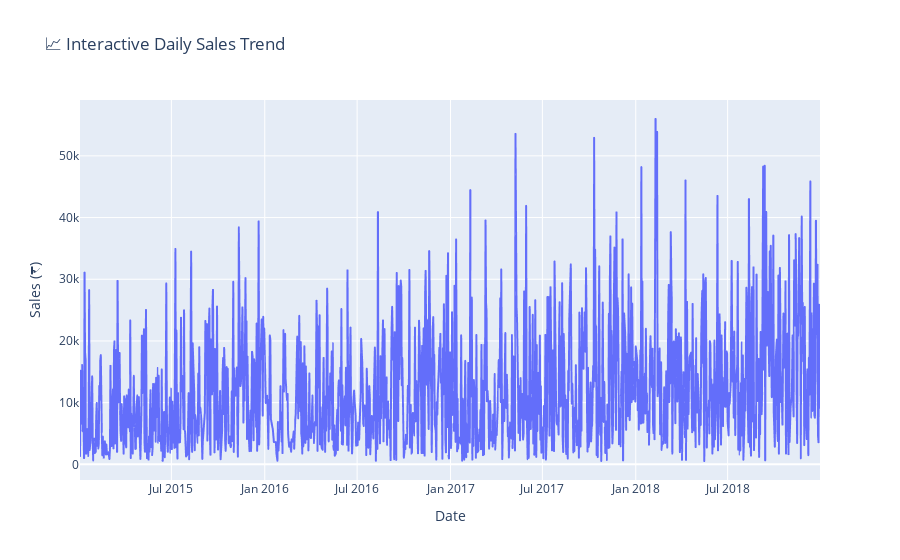

The notebook cell saved with this chart:
### Code cell
import pandas as pd

# Sample: make sure 'Order Date' is datetime
df['Order Date'] = pd.to_datetime(df['Order Date'], dayfirst=True, errors='coerce')
sales_trend = df.groupby('Order Date')['Sales'].sum().reset_index()

# Interactive Line Chart
fig = px.line(sales_trend, x='Order Date', y='Sales', title='📈 Interactive Daily Sales Trend')
fig.update_layout(xaxis_title='Date', yaxis_title='Sales (₹)')
fig.show()

### Figure 1 — Plotly figure (JSON) as saved in the notebook; plotly's stock layout.template omitted (floating-point values rounded to 4 significant figures; data arrays with more than 128 entries replaced by an {"elided": "..."} marker saying what was removed)
{"data": [{"hovertemplate": "Order Date=%{x}<br>Sales=%{y}<extra></extra>", "legendgroup": "", "line": {"color": "#636efa", "dash": "solid"}, "marker": {"symbol": "circle"}, "mode": "lines", "name": "", "showlegend": false, "type": "scattergl", "x": {"elided": "1236 str values"}, "xaxis": "x", "y": {"elided": "1236 int values"}, "yaxis": "y"}], "layout": {"legend": {"tracegroupgap": 0}, "title": {"text": "📈 Interactive Daily Sales Trend"}, "xaxis": {"anchor": "y", "domain": [0, 1], "title": {"text": "Date"}}, "yaxis": {"anchor": "x", "domain": [0, 1], "title": {"text": "Sales (₹)"}}}}
